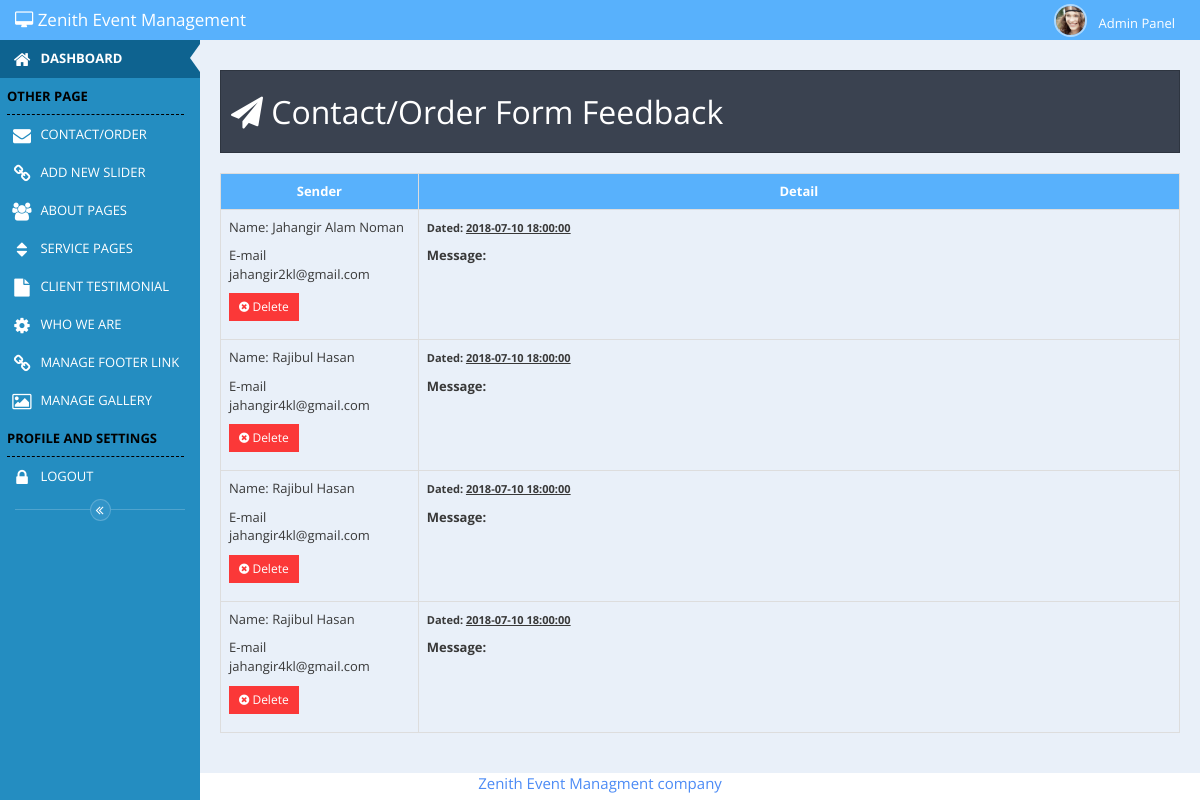
Page /admin-7/admin/message.php on the committed database.
### tables this page shows
CREATE TABLE `message` (
  `id` int(11) NOT NULL,
  `name` varchar(300) NOT NULL,
  `phone` varchar(300) NOT NULL,
  `email` varchar(300) NOT NULL,
  `utext` varchar(500) NOT NULL,
  `image` varchar(250) NOT NULL,
  `update_date` timestamp NOT NULL DEFAULT CURRENT_TIMESTAMP ON UPDATE CURRENT_TIMESTAMP
);

### admin-7/admin/message.php (the view, shortened to what this page needs)
<?php
	require_once 'head.php';
	require_once 'left_side_nav.php';
?>
<div id="main-content" class="main-content">
		<div class="page-title">
				<h1><i class="fa fa-paper-plane"></i> Contact/Order Form Feedback</h1>
		</div>
			<table  class="table table-bordered">
				<tr>
					<th style="width:200px">Sender</th>
					<th style="width:800px">Detail</th>
				</tr>
				<?php
					$message="SELECT * FROM message ORDER BY id DESC";
					if($message1=mysql_query($message)){
						while ($message2=mysql_fetch_assoc($message1)) {
						$id=$message2['id'];
						$name=$message2['name'];
						$email=$message2['email'];
						$message=$message2['message'];
						$date=$message2['update_date'];
					echo '<tr>
							<td style="text-align:left">
									<p>Name: '.$name.'</p>
								 	<p>E-mail '.$email.'</p>
								 	<p> <a class="btn btn-sm btn-danger" href="message.php?delete='.$id.'&email='.$email.'" title="Delete Post"> <i class="fa fa-times-circle "></i> Delete</a></p>
							</td>
							<td style="text-align:left">
							<p><small><b>Dated: <u>'.$date.'</u></b></small></p>
								 	<p><b>Message: </b>'.$message.'</p>
							</td>
						</tr>';
				} }?>
			</table>
</div>
<?php
	require_once 'footer.php';
?>

### admin-7/admin/css/admin_page_style.css (style rules this page uses)
* { margin: 0; padding: 0; }
.main-content { overflow: hidden; }
.main-content .page-title { border:1px solid rgba(0,0,0,0.2); overflow: hidden; padding: 10px; margin:20px 0 ; background: #3a4250; color: #fff; }
.main-content table td { text-align: center; }
.main-content table th { text-align: center; background: #58B1FC; color: #fff; }

### rows in the picture
message: name "Jahangir Alam Noman", email "jahangir2kl@gmail.com", update_date "2018-07-10 18:00:00"
message: name "Rajibul Hasan", email "jahangir4kl@gmail.com", update_date "2018-07-10 18:00:00"
message: name "Rajibul Hasan", email "jahangir4kl@gmail.com", update_date "2018-07-10 18:00:00"
message: name "Rajibul Hasan", email "jahangir4kl@gmail.com", update_date "2018-07-10 18:00:00"
